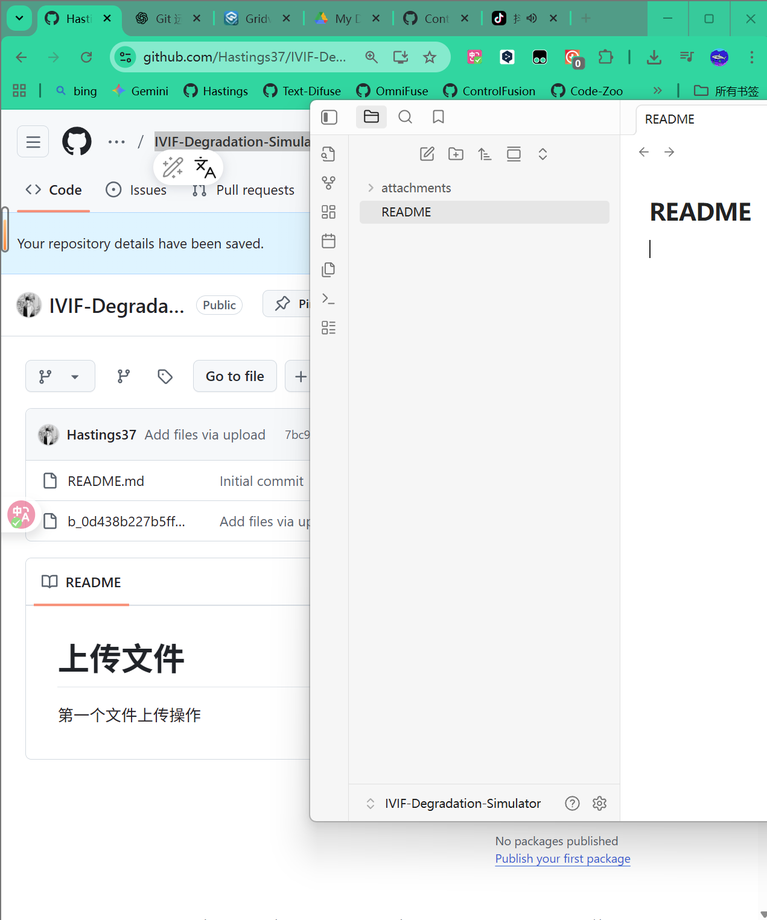
#> input picture attachments/Pasted image 20251206110121.png, 767 x 920 px, shrunk from 1271 x 1526 before the run
$ python -i vis_rain.py   (imports and definitions only)
#> lines starting #> are read from the running program, lines starting #| are printed output that depends on the picture
import numpy as np
import cv2
import os

# ================= 1. 全局配置区域 =================

LEVEL_KEYS = ["clean", "slight", "moderate", "severe", "extreme"]
LEVEL_PROBS = [0.17, 0.22, 0.33, 0.28, 0.0]

# 统一参数字典
# 统一参数字典 (雨天参数 - Extreme 已调小)
DEGRADATION_LEVELS = {
    "clean": {
        "rain_value": 0, "rain_length": 0, "rain_alpha": 1.0, "rain_width": 0
    },
    "slight": {
        "rain_value": 30, "rain_length": 10, "rain_alpha": 0.9, "rain_width": 0.5
    },
    "moderate": {
        "rain_value": 100, "rain_length": 25, "rain_alpha": 0.8, "rain_width": 1
    },
    "severe": {
        "rain_value": 150, "rain_length": 45, "rain_alpha": 0.7, "rain_width": 1.5
    },
    "extreme": {
        # value: 从 250 降到 200 (密度降低)
        # length: 从 60 降到 50 (雨丝变短)
        # alpha: 从 0.55 提至 0.6 (原图更清晰，遮挡减少)
        # width: 保持 2 (比 severe 略粗，体现暴雨感)
        "rain_value": 200, "rain_length": 50, "rain_alpha": 0.6, "rain_width": 2
    }
}


# ================= 2. 辅助功能函数 =================

def _get_rain_noise(img, value):
    """生成初始的随机噪点图"""
    noise = np.random.uniform(0, 256, img.shape[0:2])
    v = value * 0.01
    noise[np.where(noise < (256 - v))] = 0

    k = np.array([[0, 0.1, 0],
                  [0.1, 8, 0.1],
                  [0, 0.1, 0]])
    noise = cv2.filter2D(noise, -1, k)
    return noise


def _apply_rain_blur(noise, length, angle, w):
    """将噪点拉伸成雨滴"""
    if length <= 0:
        return noise

    # 生成旋转矩阵
    trans = cv2.getRotationMatrix2D((length / 2, length / 2), angle - 45, 1 - length / 100.0)

    # 生成对角矩阵
    dig = np.diag(np.ones(length))

    # 旋转模糊核
    k = cv2.warpAffine(dig, trans, (length, length))

    # 【关键修复】处理雨滴粗细 w
    # 1. 强制转为 int (处理 0.5 这种情况)
    w = int(w)
    # 2. 确保宽度至少为 1 (防止 int(0.5) -> 0 导致错误)
    if w < 1:
        w = 1

    # 3. 确保是奇数 (GaussianBlur 要求核大小为奇数)
    w_kernel = w if w % 2 == 1 else w + 1

    # 对核进行高斯模糊 (注意：这里传入的一定是整数了)
    k = cv2.GaussianBlur(k, (w_kernel, w_kernel), 0)

    # 滤波
    blurred = cv2.filter2D(noise, -1, k)

    cv2.normalize(blurred, blurred, 0, 255, cv2.NORM_MINMAX)
    return np.array(blurred, dtype=np.uint8)


# ================= 3. 主调用函数 =================

def add_rain(img, level=None):
    """
    添加雨天效果 (Rain).
    """

    # --- A. 确定等级 ---
    if level is None:
        selected_level = "moderate"
    elif level == "random":
        selected_level = np.random.choice(LEVEL_KEYS, p=LEVEL_PROBS)
    else:
        if level not in DEGRADATION_LEVELS:
            raise ValueError(f"未知的退化等级: {level}")
        selected_level = level

    # --- B. 获取参数 ---
    params = DEGRADATION_LEVELS[selected_level]
    value = params["rain_value"]
    length = params["rain_length"]
    alpha = params["rain_alpha"]
    width = params["rain_width"]

    # Clean 或 无雨滴 时直接返回
    if value <= 0:
        return img

    # --- C. 随机角度生成 ---
    angle = np.random.randint(-45, -14)

    # --- D. 生成雨滴层 ---
    noise = _get_rain_noise(img, value)
    rain_layer = _apply_rain_blur(noise, length, angle, width)

    # 假设输入 img 是 BGR (H, W, 3)
    if img.ndim == 3:
        rain_layer = np.expand_dims(rain_layer, 2)
        rain_layer = np.repeat(rain_layer, 3, 2)

    # --- E. 图像融合 ---
    result = cv2.addWeighted(img, alpha, rain_layer, 1 - alpha, 0)

    return result

>>> import cv2
>>> picture = cv2.imread('../attachments/Pasted image 20251206110121.png')
#> picture is the input picture: shape (920, 767, 3); mean B, G, R 235, 238.8, 224.3
>>> result = add_rain(picture)
#> in add_rain, `noise = _get_rain_noise(img, value)`:
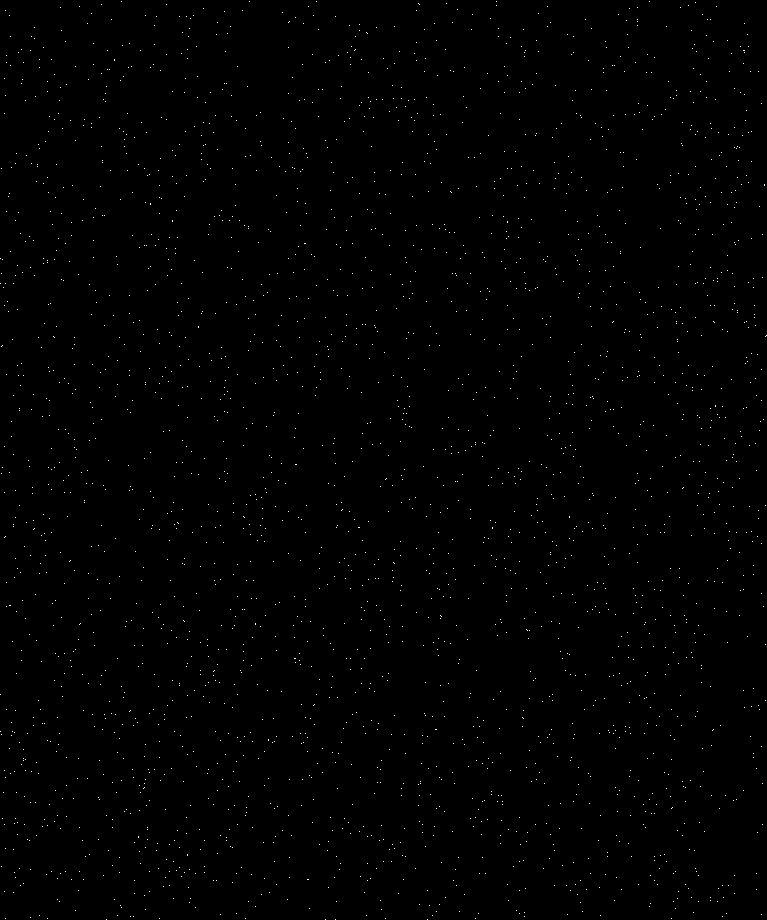
#> noise: shape (920, 767) float64; min 0, max 2073.3, mean 8.5; drawn with min black and max white
#> in _apply_rain_blur, `blurred = cv2.filter2D(noise, -1, k)`:
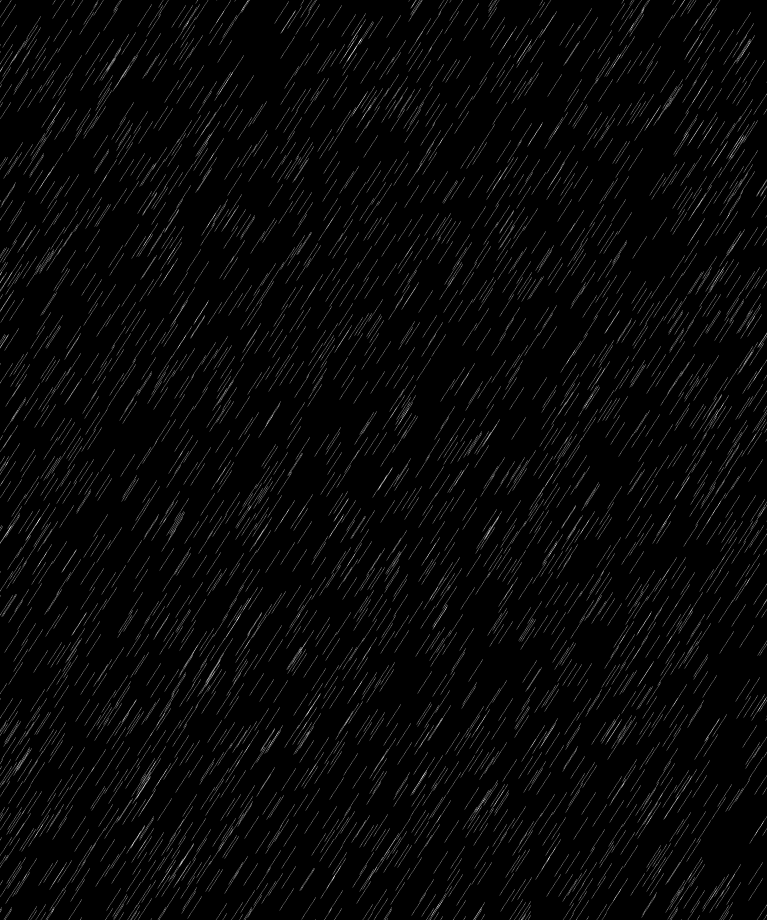
#> blurred: shape (920, 767) float64; min -9.09e-13, max 4579.2, mean 121.8; drawn with min black and max white
#> in add_rain, `result = cv2.addWeighted(img, alpha, rain_layer, 1 - alpha, 0)`:
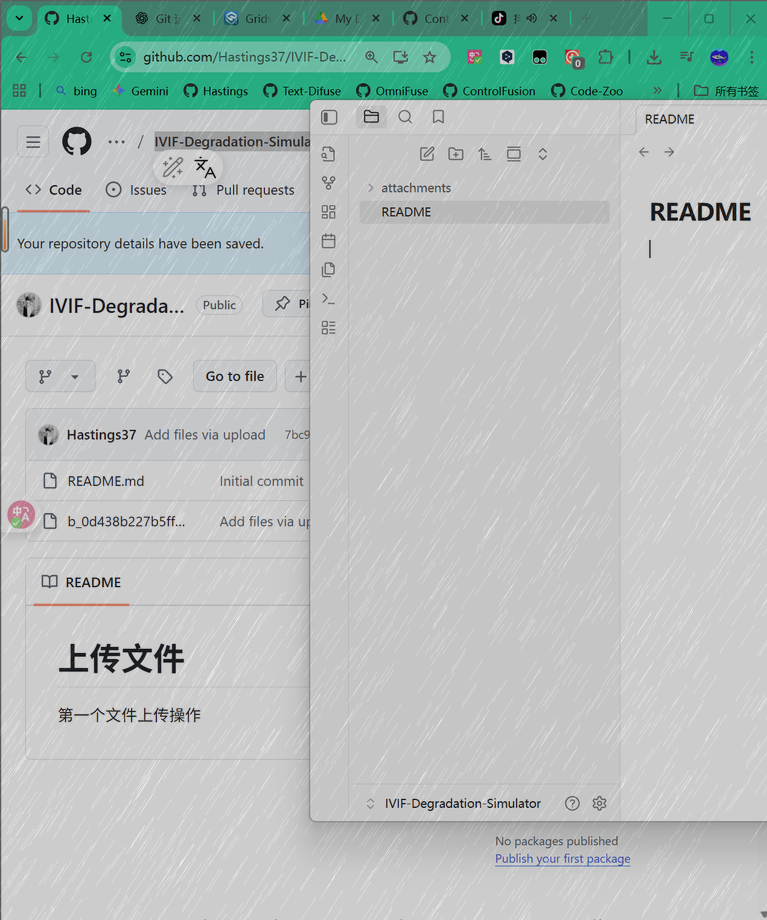
#> result: shape (920, 767, 3); mean B, G, R 189.4, 192.4, 180.8

$ run again, on attachments/Pasted image 20251206182037.png
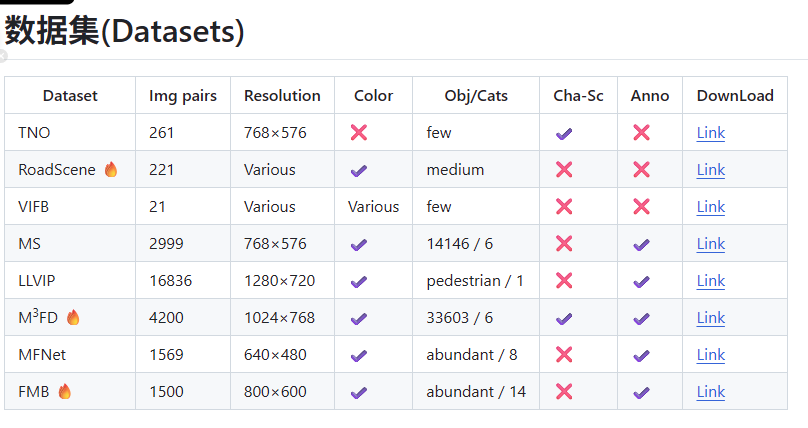
#> input picture attachments/Pasted image 20251206182037.png, 808 x 428 px
#> picture is the input picture: shape (428, 808, 3); mean B, G, R 245.4, 243.7, 243.7
#> in _apply_rain_blur, `blurred = cv2.filter2D(noise, -1, k)`:
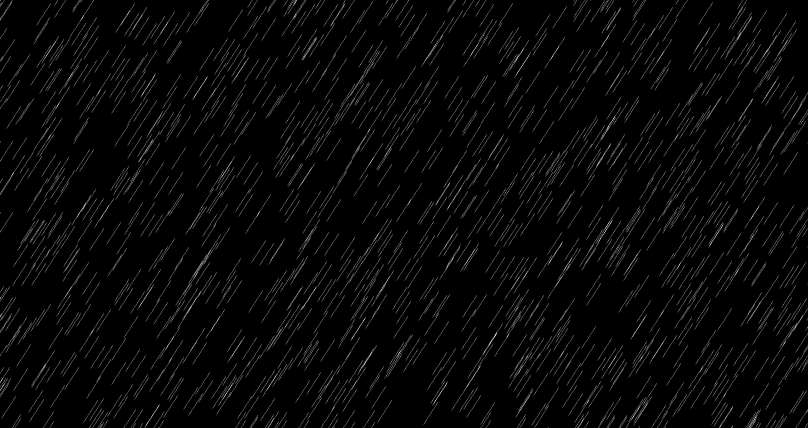
#> blurred: shape (428, 808) float64; min -9.09e-13, max 4160.1, mean 116.2; drawn with min black and max white
#> in add_rain, `result = cv2.addWeighted(img, alpha, rain_layer, 1 - alpha, 0)`:
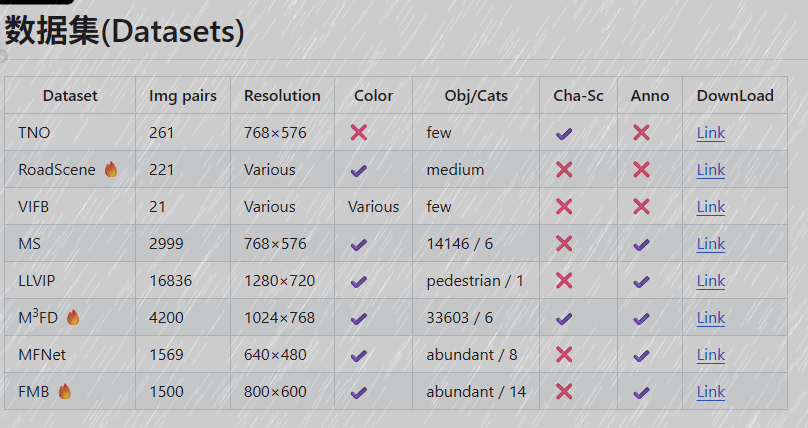
#> result: shape (428, 808, 3); mean B, G, R 197.7, 196.3, 196.4

$ run again, on attachments/Pasted image 20251206195548.png
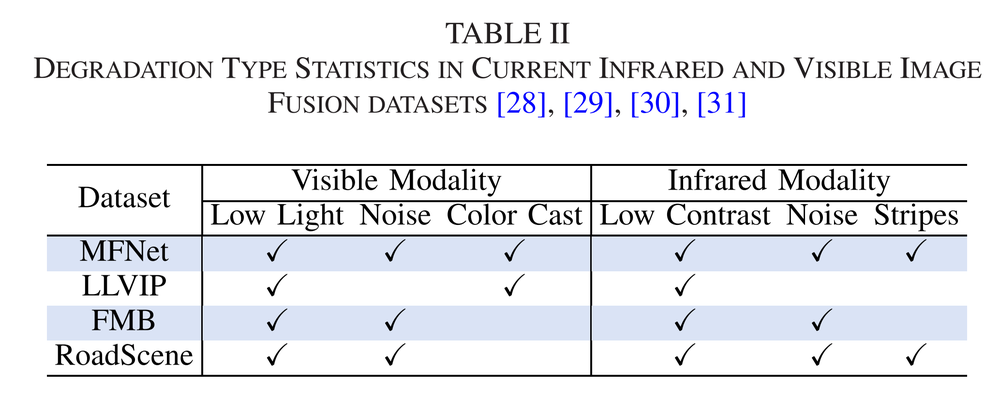
#> input picture attachments/Pasted image 20251206195548.png, 1000 x 399 px, shrunk from 2067 x 825 before the run
#> picture is the input picture: shape (399, 1000, 3); mean B, G, R 238.5, 234.9, 233.6
#> in _apply_rain_blur, `blurred = cv2.filter2D(noise, -1, k)`:
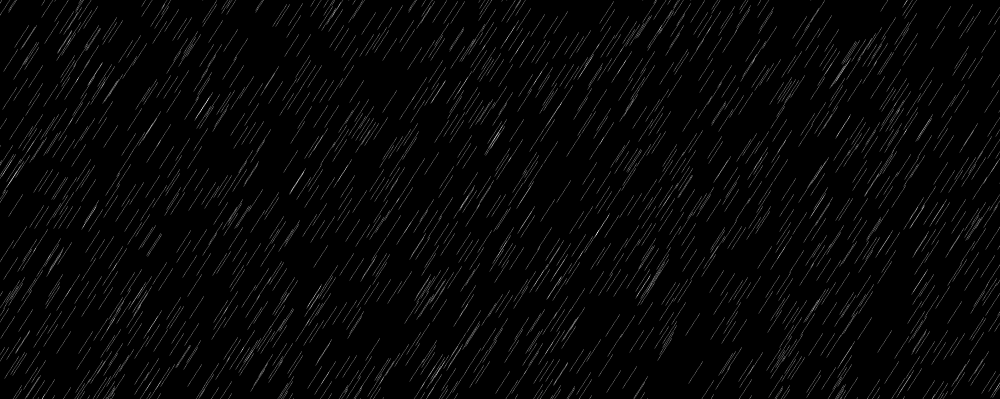
#> blurred: shape (399, 1000) float64; min -6.82e-13, max 4990.4, mean 116.9; drawn with min black and max white
#> in add_rain, `result = cv2.addWeighted(img, alpha, rain_layer, 1 - alpha, 0)`:
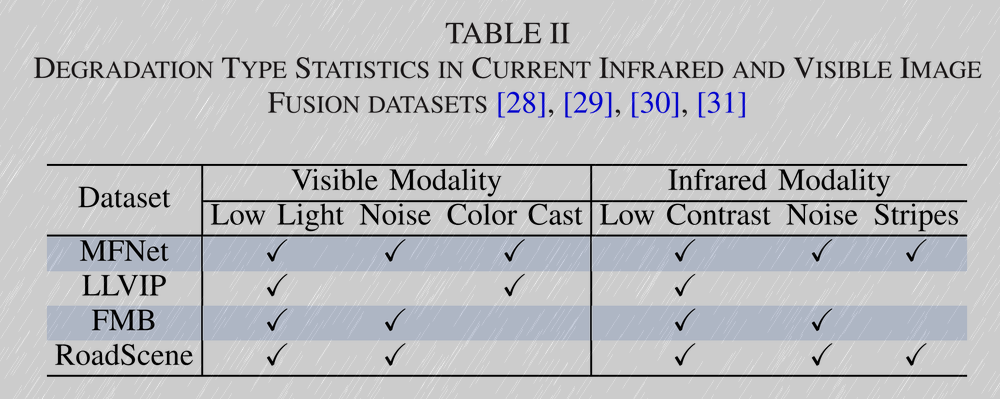
#> result: shape (399, 1000, 3); mean B, G, R 192, 189.2, 188
